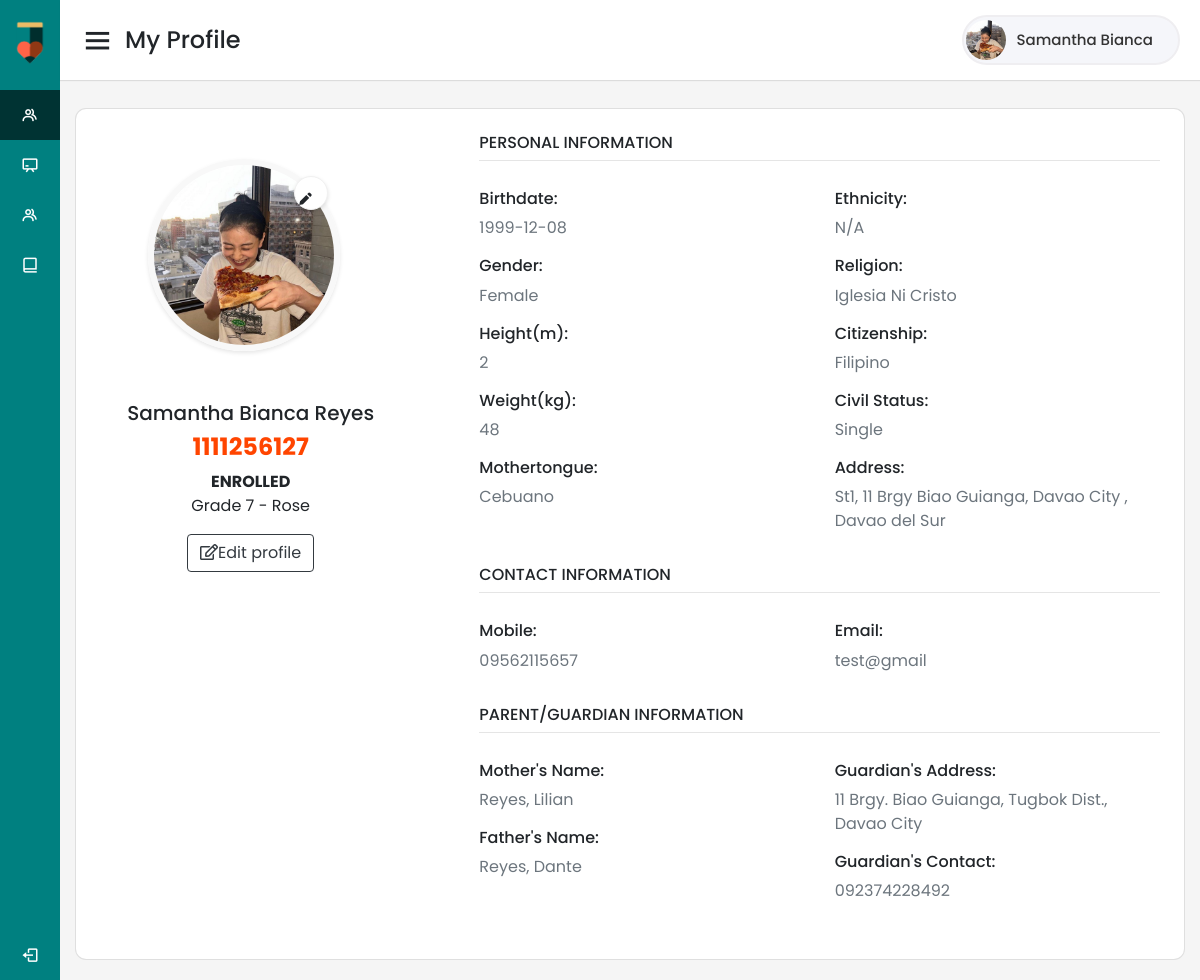
The app's page /student/profile.php (signed in) with its own data.
### tables this page shows
CREATE TABLE `profile_img` (
  `LRN` varchar(20) NOT NULL,
  `Status` int(11) DEFAULT NULL,
  `file_name` varchar(50) DEFAULT NULL
);

CREATE TABLE `student_info` (
  `LRN` varchar(20) NOT NULL,
  `Lastname` varchar(20) NOT NULL,
  `Firstname` varchar(20) NOT NULL,
  `Middlename` varchar(20) DEFAULT NULL,
  `Extension` varchar(10) DEFAULT NULL,
  `Sex` varchar(10) NOT NULL,
  `Birthdate` date NOT NULL,
  `Birthplace` varchar(100) NOT NULL,
  `Mothertongue` varchar(100) DEFAULT NULL,
  `Ethnic` varchar(100) DEFAULT NULL,
  `Religion` varchar(100) DEFAULT NULL,
  `Citizenship` varchar(50) NOT NULL,
  `Status` varchar(20) NOT NULL,
  `Password` varchar(20) NOT NULL
);

CREATE TABLE `student_health` (
  `LRN` varchar(20) NOT NULL,
  `Weight` int(11) DEFAULT NULL,
  `Height` int(11) DEFAULT NULL,
  `BodyMass` int(11) DEFAULT NULL,
  `BCategory` varchar(25) DEFAULT NULL,
  `Remarks` varchar(50) DEFAULT NULL
);

CREATE TABLE `student_year` (
  `LRN` varchar(20) NOT NULL,
  `Section` varchar(20) DEFAULT NULL,
  `Year_lvl` varchar(10) DEFAULT NULL,
  `Adviser_name` varchar(50) DEFAULT NULL
);

CREATE TABLE `student_contact` (
  `LRN` varchar(20) NOT NULL,
  `Street` varchar(50) DEFAULT NULL,
  `Barangay` varchar(50) DEFAULT NULL,
  `City` varchar(50) DEFAULT NULL,
  `Province` varchar(50) DEFAULT NULL,
  `Tele_num` varchar(20) DEFAULT NULL,
  `Email` varchar(20) DEFAULT NULL,
  `Mobile_num` varchar(15) NOT NULL
);

CREATE TABLE `student_guardian_info` (
  `LRN` varchar(20) NOT NULL,
  `Mother_name` varchar(50) DEFAULT NULL,
  `Father_name` varchar(50) DEFAULT NULL,
  `Guardian_name` varchar(50) DEFAULT NULL
);

CREATE TABLE `student_guardian_contact` (
  `LRN` varchar(20) NOT NULL,
  `Guardian_name` varchar(50) DEFAULT NULL,
  `Guardian_contact` varchar(15) NOT NULL,
  `Guardian_address` varchar(50) NOT NULL
);

### student/profile.php (the view, shortened to what this page needs)
  <?php
    require ('../config.php');
    $StudentNo = $_SESSION['LRN'];
    $conn = mysqli_connect($DATABASE_HOST, $DATABASE_USER, $DATABASE_PASS, $DATABASE_NAME);
   $sql = "SELECT student_info.*, student_contact.*, student_year.*, student_guardian_info.*, student_guardian_contact.*, student_health.*
        FROM student_info
        INNER JOIN student_contact ON  student_contact.LRN = student_info.LRN
        INNER JOIN student_year ON student_year.LRN = student_contact.LRN
        INNER JOIN student_guardian_info ON student_guardian_info.LRN = student_contact.LRN
        INNER JOIN student_guardian_contact ON student_guardian_contact.LRN = student_contact.LRN
        INNER JOIN student_health ON student_health.LRN = student_contact.LRN
        WHERE student_info.LRN = '$StudentNo'";
    $result = mysqli_query($conn, $sql);
     if($result->num_rows > 0){
    while($row = $result->fetch_assoc() ) {
        $LRN = $row["LRN"];
        $Lastname = $row["Lastname"];
        $Firstname = $row["Firstname"];
        $Ext = $row["Extension"];
        $Grade = $row["Year_lvl"];
        $Section = $row["Section"];
        $Height = $row["Height"];
        $Weight = $row["Weight"];
        $Gender = $row["Sex"];
        $Birthdate = $row["Birthdate"];
        $Mothertongue = $row["Mothertongue"];
        $Ethnicity = $row["Ethnic"];
        $Religion = $row["Religion"];
        $Citizenship = $row["Citizenship"];
        $Status = $row["Status"];
        $Street = $row["Street"];
        $Barangay = $row["Barangay"];
        $City = $row["City"];
        $Province = $row["Province"];
        $Mobile = $row["Mobile_num"];
        $Email = $row["Email"];
        $Mother = $row["Mother_name"];
        $Father = $row["Father_name"];
        $GAddress = $row["Guardian_address"];
        $GContact = $row["Guardian_contact"];
        }
    }else{
        echo '<br>';
        echo "<h4>Student information for ".$StudentNo." is empty. </h4>";
    }
     $folder = "profileimg/";
     $sql = "SELECT * FROM `profile_img` WHERE LRN =  '$StudentNo'";
     $result = mysqli_query($conn, $sql);
      if($result->num_rows > 0){
         while($row = $result->fetch_assoc() ) {
          $filename = $row["file_name"];
         }
         $imgfilename = $folder.$filename;
      }else{
        $imagestatus=0;
         $imgfilename = $folder."profileimg.png";
      }
    ?>
 <!DOCTYPE html>
<html lang="en" dir="ltr">
  <head>
    <link rel="stylesheet" href="../admin/welcome_styles.css">
    <link href='https://unpkg.com/boxicons@2.0.7/css/boxicons.min.css' rel='stylesheet'>
    <link rel="stylesheet" href="https://cdn.jsdelivr.net/npm/bootstrap@4.6.1/dist/css/bootstrap.min.css">
      <link rel="stylesheet" href="path/to/font-awesome/css/font-awesome.min.css">
      <link rel="stylesheet" href="https://cdnjs.cloudflare.com/ajax/libs/font-awesome/5.13.0/css/all.min.css">
   </head>
<body>
  <div class="sidebar">
    <div class="logo-details">
      <i><img src="../admin/images/schoolboard_logo.png" width="30px" height="45px" alt="" style="margin-top:5px;" ></i>
      <span class="logo_name">SchoolBoard</span>
    </div>
      <ul class="nav-links">
        <li>
          <a href="profile.php" class="active" >
            <i class='bx bx-group' ></i>
            <span class="links_name">My Profile</span>
          </a>
        </li>
        <li>
          <a href="mygrades.php">
            <i class='bx bx-chalkboard' ></i>
            <span class="links_name">My Grades</span>
          </a>
        </li>
        <li>
          <a href="performanceChart.php">
            <i class='bx bx-group' ></i>
            <span class="links_name">My Performance</span>
          </a>
        </li>
        <li>
          <a href="Elearning_info.php">
            <i class='bx bx-book-alt' ></i>
            <span class="links_name">E-Learning</span>
          </a>
        </li>
        <li class="log_out">
          <a href="logout.php">
            <i class='bx bx-log-out'></i>
            <span class="links_name">Log out</span>
          </a>
        </li>
      </ul>
  </div>
  <section class="home-section">
            <nav>
              <div class="sidebar-button">
                <i class='bx bx-menu sidebarBtn'></i>
                <span class="dashboard">My Profile</span>
              </div>
              <div class="profile-details">
                <img src='<?php echo $imgfilename?>' alt="">
                <span class="admin_name"><?php echo htmlspecialchars($Firstname); ?></span>
              </div>
            </nav>
    <div class="home-content">
      <div class="container py-1 h-100">
        <div class="row d-flex justify-content-center align-items-center h-100">
          <div class="col col-lg-12 mb-4 mb-lg-0">
            <div class="card mb-3" style="border-radius: .7rem;">
              <div class="row g-0">
                <div class="col-md-4 gradient-custom text-center text-black"
                  style="border-top-left-radius: .5rem; border-bottom-left-radius: .5rem; ">
                   <div class="avatar-upload">
                      <div class="avatar-edit">
                        <form action="uploadimg.php" method="POST" enctype="multipart/form-data" >
                             <label for="imageUpload"><i class='bx bxs-pencil '></i></label>
                        </form>
                      </div>
                      <div class="avatar-preview">
                          <div id="imagePreview" style="background-image: url(<?php echo $imgfilename?>);">
                          </div>
                      </div>
                  </div>
                  <h5> <?php echo  $Firstname;?> <?php echo $Lastname ; ?><?php echo $Ext; ?> </h5>
                  <h4><span style="color: orangered;"><b><?php echo $LRN; ?></b></h4></span><p><?php echo "<b>ENROLLED</b>"; ?><br><?php echo "Grade " ;echo $Grade; echo " - "; echo  $Section; ?></p>
                    <button type="button" class="btn btn-outline-dark" data-mdb-ripple-color="dark"  style="z-index: 1;"onclick="window.location='requestEdit.php';"> <i class="far fa-edit mb-1"></i>Edit profile</button>
                </div>
                <div class="col-md-8">
                  <div class="card-body p-4">
                    <h6>PERSONAL INFORMATION</h6>
                    <hr class="mt-0 mb-4">
                    <div class="row pt-1">
                      <div class="col-6 mb-3">
                        <h6>Birthdate:</h6>
                        <p class="text-muted"><?php echo $Birthdate;?></p>
                         <h6>Gender:</h6>
                        <p class="text-muted"><?php echo $Gender;?></p>
                         <h6>Height(m):</h6>
                        <p class="text-muted"><?php echo $Height;?></p>
                         <h6> Weight(kg):</h6>
                        <p class="text-muted"><?php echo $Weight;?></p>
                         <h6>Mothertongue:</h6>
                        <p class="text-muted"><?php echo $Mothertongue;?></p>
                      </div>
                      <div class="col-6 mb-3">
                        <h6>Ethnicity:</h6>
                        <p class="text-muted"><?php echo $Ethnicity;?></p>
                         <h6>Religion:</h6>
                        <p class="text-muted"><?php echo $Religion;?></p>
                         <h6>Citizenship:</h6>
                        <p class="text-muted"><?php echo $Citizenship;?></p>
                         <h6>Civil Status:</h6>
                        <p class="text-muted"><?php echo $Status;?></p>
                         <h6>Address:</h6>
                        <p class="text-muted"><?php echo $Street;?>,
                                     <?php echo $Barangay;?>, <?php echo $City;?> , <?php echo $Province;?></p>
                      </div>
                    </div>
                    <h6>CONTACT INFORMATION</h6>
                    <hr class="mt-0 mb-4">
                    <div class="row pt-1">
                      <div class="col-6 mb-3">
                       <h6>Mobile:</h6>
                        <p class="text-muted"><?php echo $Mobile;?></p>
                      </div>
                      <div class="col-6 mb-3">
                        <h6>Email:</h6>
                        <p class="text-muted"><?php echo $Email;?></p>
                      </div>
                    </div>
                     <h6>PARENT/GUARDIAN INFORMATION</h6>
                    <hr class="mt-0 mb-4">
                    <div class="row pt-1">
                      <div class="col-6 mb-3">
                       <h6> Mother's Name:</h6>
                        <p class="text-muted"><?php echo $Mother;?></p>
                       <h6> Father's Name:</h6>
                        <p class="text-muted"><?php echo $Father;?></p>
                      </div>
                      <div class="col-6 mb-3">
                        <h6>Guardian's Address:</h6>
                        <p class="text-muted"><?php echo $GAddress;?></p>
                         <h6>Guardian's Contact:</h6>
                        <p class="text-muted"><?php echo $GContact;?></p>
                      </div>
                    </div>
                  </div>
                </div>
              </div>
            </div>
          </div>
        </div>
      </div>
      </div  class="home-content">
  </section>
</body>
</html>

### student/welcome_styles.css (style rules this page uses)
* { margin: 0; padding: 0; box-sizing: border-box; font-family: 'Poppins', sans-serif; }
.sidebar { position: fixed; height: 100%; width: 240px; background: teal; transition: all 0.5s ease; }
.sidebar .logo-details { height: 80px; display: flex; align-items: center; }
.sidebar .logo-details i { font-size: 28px; font-weight: 500; color: #fff; min-width: 60px; text-align: center }
.sidebar .logo-details .logo_name { color: #fff; font-size: 24px; font-weight: 500; }
.sidebar .nav-links { margin-top: 10px; }
.sidebar .nav-links li { position: relative; list-style: none; height: 50px; }
.sidebar .nav-links li a { height: 100%; width: 100%; display: flex; align-items: center; text-decoration: none; transition: all 0.4s ease; }
.sidebar .nav-links li a.active { background: #003333; }
.sidebar .nav-links li i { min-width: 60px; text-align: center; font-size: 18px; color: #fff; }
.sidebar .nav-links li a .links_name { color: #fff; font-size: 15px; font-weight: 400; white-space: nowrap; }
.sidebar .nav-links .log_out { position: absolute; bottom: 0; width: 100%; }
.home-section { position: relative; background: #f5f5f5; min-height: 100vh; width: calc(100% - 240px); left: 240px; transition: all 0.5s ease; }
.home-section nav { display: flex; justify-content: space-between; height: 80px; background: #fff; display: flex; align-items: center; position: fixed; width: calc(100% - 240px); left: 240px; z-index: 100; padding: 0 20px; box-shadow: 0 1px 1px rgba(0, 0, 0, 0.1); transition: all 0.5s ease; }
.home-section nav .sidebar-button { display: flex; align-items: center; font-size: 24px; font-weight: 500; }
nav .sidebar-button i { font-size: 35px; margin-right: 10px; }
.home-section nav .profile-details { display: flex; align-items: center; background: #F5F6FA; border: 2px solid #EFEEF1; border-radius: 30px; height: 50px; min-width: 190px; padding: 0 15px 0 2px; }
nav .profile-details img { height: 40px; width: 40px; border-radius: 30px; object-fit: cover; }
nav .profile-details .admin_name { font-size: 15px; font-weight: 500; color: #333; margin: 0 10px; white-space: nowrap; }
.home-section .home-content { position: relative; padding-top: 104px; }
@media (max-width: 1240px) { .sidebar { width: 60px; } }
@media (max-width: 1240px) { .home-section { width: calc(100% - 60px); left: 60px; } }
@media (max-width: 1240px) { .home-section nav { width: calc(100% - 60px); left: 60px; } }
label { padding: 12px 12px 12px 0; display: inline-block; }

### student/profile.php (style rules this page uses)
.avatar-upload { position: relative; max-width: 205px; margin: 50px auto; }
.avatar-upload .avatar-edit { position: absolute; right: 25px; z-index: 1; top: 17px; }
.avatar-upload .avatar-edit input + label { display: inline-block; width: 34px; height: 34px; margin-bottom: 0; border-radius: 100%; background: #FFFFFF; border: 1px solid #f1f1f1; box-shadow: 0px 2px 4px 0px rgba(0, 0, 0, 0.12); cursor: pointer; font-weight: normal; transition: all 0.2s ease-in-out; }
.avatar-upload .avatar-edit input + label:after { font-family: 'FontAwesome 5 Free'; color: #757575; position: absolute; top: 10px; left: 0; right: 0; text-align: center; margin: auto; }
.avatar-upload .avatar-preview { width: 192px; height: 192px; position: relative; border-radius: 100%; border: 6px solid #F8F8F8; box-shadow: 0px 2px 4px 0px rgba(0, 0, 0, 0.1); }
.avatar-upload .avatar-preview > div { width: 100%; height: 100%; border-radius: 100%; background-size: cover; background-repeat: no-repeat; background-position: center; }

### records on screen
profile_img: file_name (picture)
student_info: Firstname "Samantha Bianca", Lastname "Reyes", student_health.LRN "1111256127", student_year.Year_lvl "7", student_year.Section "Rose", Birthdate "1999-12-08", Sex "Female", student_health.Height "2", student_health.Weight "48", Mothertongue "Cebuano", Ethnic "N/A", Religion "Iglesia Ni Cristo", Citizenship "Filipino", Status "Single", student_contact.Street "St1", student_contact.Barangay "11 Brgy Biao Guianga", student_contact.City "Davao City", student_contact.Province "Davao del Sur", student_contact.Mobile_num "09562115657", student_contact.Email "test@gmail", student_guardian_info.Mother_name "Reyes, Lilian", student_guardian_info.Father_name "Reyes, Dante", student_guardian_contact.Guardian_address "11 Brgy. Biao Guianga, Tugbok Dist., Davao City", student_guardian_contact.Guardian_contact "092374228492"
